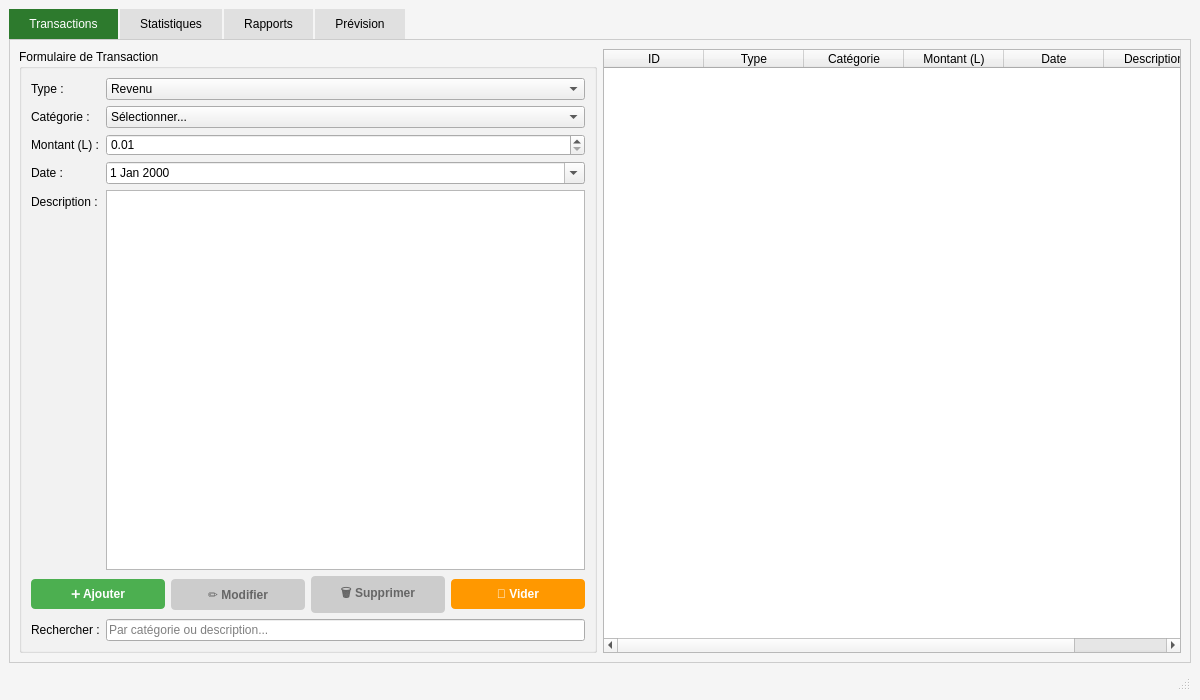
<?xml version="1.0" encoding="UTF-8"?>
<ui version="4.0">
 <class>MainWindow</class>
 <widget class="QMainWindow" name="MainWindow">
  <property name="geometry">
   <rect>
    <x>0</x>
    <y>0</y>
    <width>1200</width>
    <height>700</height>
   </rect>
  </property>
  <property name="windowTitle">
   <string>Smart Oil Finance - Gestion Financière</string>
  </property>
  <property name="styleSheet">
   <string notr="true">QMainWindow { background-color: #f5f5f5; }
QTabWidget::pane { border: 1px solid #cccccc; }
QTabBar::tab { background-color: #e0e0e0; padding: 8px 20px; margin-right: 2px; }
QTabBar::tab:selected { background-color: #2d7a2d; color: white; }</string>
  </property>
  <widget class="QWidget" name="centralwidget">
   <layout class="QVBoxLayout" name="verticalLayout">
    <item>
     <widget class="QTabWidget" name="tabWidget">
      <property name="currentIndex">
       <number>0</number>
      </property>
      <!-- ONGLET 1: TRANSACTIONS -->
      <widget class="QWidget" name="tab_transactions">
       <attribute name="title">
        <string>Transactions</string>
       </attribute>
       <layout class="QHBoxLayout" name="horizontalLayout">
        <!-- Panneau de formulaire (gauche) -->
        <item>
         <widget class="QGroupBox" name="groupBox_form">
          <property name="title">
           <string>Formulaire de Transaction</string>
          </property>
          <property name="maximumWidth">
           <number>350</number>
          </property>
          <layout class="QFormLayout" name="formLayout">
           <!-- Type -->
           <item row="0" column="0">
            <widget class="QLabel" name="label_type">
             <property name="text">
              <string>Type :</string>
             </property>
            </widget>
           </item>
           <item row="0" column="1">
            <widget class="QComboBox" name="comboBox_type">
             <item>
              <property name="text">
               <string>Revenu</string>
              </property>
             </item>
             <item>
              <property name="text">
               <string>Dépense</string>
              </property>
             </item>
            </widget>
           </item>
           
           <!-- Catégorie -->
           <item row="1" column="0">
            <widget class="QLabel" name="label_categorie">
             <property name="text">
              <string>Catégorie :</string>
             </property>
            </widget>
           </item>
           <item row="1" column="1">
            <widget class="QComboBox" name="comboBox_categorie">
             <item>
              <property name="text">
               <string>Sélectionner...</string>
              </property>
             </item>
            </widget>
           </item>
           
           <!-- Montant -->
           <item row="2" column="0">
            <widget class="QLabel" name="label_montant">
             <property name="text">
              <string>Montant (L) :</string>
             </property>
            </widget>
           </item>
           <item row="2" column="1">
            <widget class="QDoubleSpinBox" name="spinBox_montant">
             <property name="minimum">
              <double>0.010000000000000</double>
             </property>
             <property name="maximum">
              <double>100000.000000000000000</double>
             </property>
             <property name="singleStep">
              <double>0.100000000000000</double>
             </property>
            </widget>
           </item>
           
           <!-- Date -->
           <item row="3" column="0">
            <widget class="QLabel" name="label_date">
             <property name="text">
              <string>Date :</string>
             </property>
            </widget>
           </item>
           <item row="3" column="1">
            <widget class="QDateEdit" name="dateEdit">
             <property name="calendarPopup">
              <bool>true</bool>
             </property>
            </widget>
           </item>
           
           <!-- Description -->
           <item row="4" column="0">
            <widget class="QLabel" name="label_description">
             <property name="text">
              <string>Description :</string>
             </property>
            </widget>
           </item>
           <item row="4" column="1">
            <widget class="QTextEdit" name="textEdit_description">
             <property name="maximumHeight">
              <number>100</number>
             </property>
            </widget>
           </item>
           
           <!-- Boutons CRUD -->
           <item row="5" column="0" colspan="2">
            <layout class="QHBoxLayout" name="horizontalLayout_buttons">
             <item>
              <widget class="QPushButton" name="btn_add">
               <property name="text">
                <string>➕ Ajouter</string>
               </property>
               <property name="styleSheet">
                <string>QPushButton { background-color: #4CAF50; color: white; padding: 8px; border-radius: 4px; font-weight: bold; }
QPushButton:hover { background-color: #45a049; }</string>
               </property>
              </widget>
             </item>
             <item>
              <widget class="QPushButton" name="btn_modify">
               <property name="text">
                <string>✏️ Modifier</string>
               </property>
               <property name="enabled">
                <bool>false</bool>
               </property>
               <property name="styleSheet">
                <string>QPushButton { background-color: #2196F3; color: white; padding: 8px; border-radius: 4px; font-weight: bold; }
QPushButton:hover { background-color: #0b7dda; }
QPushButton:disabled { background-color: #cccccc; color: #666666; }</string>
               </property>
              </widget>
             </item>
             <item>
              <widget class="QPushButton" name="btn_delete">
               <property name="text">
                <string>🗑️ Supprimer</string>
               </property>
               <property name="enabled">
                <bool>false</bool>
               </property>
               <property name="styleSheet">
                <string>QPushButton { background-color: #f44336; color: white; padding: 8px; border-radius: 4px; font-weight: bold; }
QPushButton:hover { background-color: #da190b; }
QPushButton:disabled { background-color: #cccccc; color: #666666; }</string>
               </property>
              </widget>
             </item>
             <item>
              <widget class="QPushButton" name="btn_clear">
               <property name="text">
                <string>🔄 Vider</string>
               </property>
               <property name="styleSheet">
                <string>QPushButton { background-color: #FF9800; color: white; padding: 8px; border-radius: 4px; font-weight: bold; }
QPushButton:hover { background-color: #e68900; }</string>
               </property>
              </widget>
             </item>
            </layout>
           </item>
           
           <!-- Recherche -->
           <item row="6" column="0">
            <widget class="QLabel" name="label_search">
             <property name="text">
              <string>Rechercher :</string>
             </property>
            </widget>
           </item>
           <item row="6" column="1">
            <widget class="QLineEdit" name="lineEdit_search">
             <property name="placeholderText">
              <string>Par catégorie ou description...</string>
             </property>
            </widget>
           </item>
          </layout>
         </widget>
        </item>
        
        <!-- Table des transactions (droite) -->
        <item>
         <widget class="QTableWidget" name="tableWidget_transactions">
          <property name="columnCount">
           <number>6</number>
          </property>
          <property name="rowCount">
           <number>0</number>
          </property>
          <attribute name="horizontalHeaderStretchLastSection">
           <bool>true</bool>
          </attribute>
          <column>
           <property name="text">
            <string>ID</string>
           </property>
          </column>
          <column>
           <property name="text">
            <string>Type</string>
           </property>
          </column>
          <column>
           <property name="text">
            <string>Catégorie</string>
           </property>
          </column>
          <column>
           <property name="text">
            <string>Montant (L)</string>
           </property>
          </column>
          <column>
           <property name="text">
            <string>Date</string>
           </property>
          </column>
          <column>
           <property name="text">
            <string>Description</string>
           </property>
          </column>
         </widget>
        </item>
       </layout>
      </widget>
      
      <!-- ONGLET 2: STATISTIQUES -->
      <widget class="QWidget" name="tab_statistics">
       <attribute name="title">
        <string>Statistiques</string>
       </attribute>
       <layout class="QVBoxLayout" name="verticalLayout_statistics">
        <!-- Résumés statistiques -->
        <item>
         <layout class="QHBoxLayout" name="horizontalLayout_stats">
          <item>
           <widget class="QGroupBox" name="groupBox_revenue">
            <property name="title">
             <string>Total Revenus</string>
            </property>
            <layout class="QVBoxLayout">
             <item>
              <widget class="QLabel" name="label_totalRevenue">
               <property name="text">
                <string>0.00 L</string>
               </property>
               <property name="alignment">
                <set>Qt::AlignCenter</set>
               </property>
               <property name="styleSheet">
                <string>QLabel { font-size: 24px; font-weight: bold; color: #4CAF50; }</string>
               </property>
              </widget>
             </item>
            </layout>
           </widget>
          </item>
          
          <item>
           <widget class="QGroupBox" name="groupBox_expense">
            <property name="title">
             <string>Total Dépenses</string>
            </property>
            <layout class="QVBoxLayout">
             <item>
              <widget class="QLabel" name="label_totalExpense">
               <property name="text">
                <string>0.00 L</string>
               </property>
               <property name="alignment">
                <set>Qt::AlignCenter</set>
               </property>
               <property name="styleSheet">
                <string>QLabel { font-size: 24px; font-weight: bold; color: #f44336; }</string>
               </property>
              </widget>
             </item>
            </layout>
           </widget>
          </item>
          
          <item>
           <widget class="QGroupBox" name="groupBox_profit">
            <property name="title">
             <string>Profit Net</string>
            </property>
            <layout class="QVBoxLayout">
             <item>
              <widget class="QLabel" name="label_profit">
               <property name="text">
                <string>0.00 L</string>
               </property>
               <property name="alignment">
                <set>Qt::AlignCenter</set>
               </property>
               <property name="styleSheet">
                <string>QLabel { font-size: 24px; font-weight: bold; color: #2196F3; }</string>
               </property>
              </widget>
             </item>
            </layout>
           </widget>
          </item>
         </layout>
        </item>
        
        <!-- Graphique -->
        <item>
         <widget class="QWidget" name="widget_chart" native="true">
          <property name="minimumHeight">
           <number>400</number>
          </property>
         </widget>
        </item>
       </layout>
      </widget>
      
      <!-- ONGLET 3: RAPPORTS -->
      <widget class="QWidget" name="tab_reports">
       <attribute name="title">
        <string>Rapports</string>
       </attribute>
       <layout class="QVBoxLayout" name="verticalLayout_reports">
        <!-- Boutons d'export -->
        <item>
         <layout class="QHBoxLayout" name="horizontalLayout_export">
          <item>
           <widget class="QPushButton" name="btn_exportPDF">
            <property name="text">
             <string>📄 Exporter PDF</string>
            </property>
            <property name="styleSheet">
             <string>QPushButton { background-color: #f44336; color: white; padding: 10px 20px; border-radius: 4px; font-weight: bold; }
QPushButton:hover { background-color: #da190b; }</string>
            </property>
           </widget>
          </item>
          <item>
           <widget class="QPushButton" name="btn_exportExcel">
            <property name="text">
             <string>📊 Exporter Excel</string>
            </property>
            <property name="styleSheet">
             <string>QPushButton { background-color: #4CAF50; color: white; padding: 10px 20px; border-radius: 4px; font-weight: bold; }
QPushButton:hover { background-color: #45a049; }</string>
            </property>
           </widget>
          </item>
          <item>
           <widget class="QPushButton" name="btn_exportCSV">
            <property name="text">
             <string>📋 Exporter CSV</string>
            </property>
            <property name="styleSheet">
             <string>QPushButton { background-color: #2196F3; color: white; padding: 10px 20px; border-radius: 4px; font-weight: bold; }
QPushButton:hover { background-color: #0b7dda; }</string>
            </property>
           </widget>
          </item>
          <item>
           <widget class="QPushButton" name="btn_exportTXT">
            <property name="text">
             <string>📝 Exporter TXT</string>
            </property>
            <property name="styleSheet">
             <string>QPushButton { background-color: #FF9800; color: white; padding: 10px 20px; border-radius: 4px; font-weight: bold; }
QPushButton:hover { background-color: #e68900; }</string>
            </property>
           </widget>
          </item>
          <item>
           <spacer name="horizontalSpacer">
            <property name="orientation">
             <enum>Qt::Horizontal</enum>
            </property>
            <property name="sizeHint" stdset="0">
             <size>
              <width>40</width>
              <height>20</height>
             </size>
            </property>
           </spacer>
          </item>
         </layout>
        </item>
        
        <!-- Aperçu du rapport -->
        <item>
         <widget class="QTextEdit" name="textEdit_report">
          <property name="readOnly">
           <bool>true</bool>
          </property>
         </widget>
        </item>
       </layout>
      </widget>
      
      <!-- ONGLET 4: PRÉVISION -->
      <widget class="QWidget" name="tab_forecast">
       <attribute name="title">
        <string>Prévision</string>
       </attribute>
       <layout class="QVBoxLayout" name="verticalLayout_forecast">
        <!-- Simulation budgétaire -->
        <item>
         <widget class="QGroupBox" name="groupBox_simulation">
          <property name="title">
           <string>Simulation Budgétaire</string>
          </property>
          <layout class="QFormLayout" name="formLayout_simulation">
           <!-- Augmentation revenus -->
           <item row="0" column="0">
            <widget class="QLabel" name="label_revenuIncrease">
             <property name="text">
              <string>Augmentation Revenus (%) :</string>
             </property>
            </widget>
           </item>
           <item row="0" column="1">
            <widget class="QDoubleSpinBox" name="spinBox_revenueIncrease">
             <property name="minimum">
              <double>-100.000000000000000</double>
             </property>
             <property name="maximum">
              <double>500.000000000000000</double>
             </property>
             <property name="value">
              <double>10.000000000000000</double>
             </property>
            </widget>
           </item>
           
           <!-- Augmentation dépenses -->
           <item row="1" column="0">
            <widget class="QLabel" name="label_expenseIncrease">
             <property name="text">
              <string>Augmentation Dépenses (%) :</string>
             </property>
            </widget>
           </item>
           <item row="1" column="1">
            <widget class="QDoubleSpinBox" name="spinBox_expenseIncrease">
             <property name="minimum">
              <double>-100.000000000000000</double>
             </property>
             <property name="maximum">
              <double>500.000000000000000</double>
             </property>
             <property name="value">
              <double>5.000000000000000</double>
             </property>
            </widget>
           </item>
           
           <!-- Bouton Calculer -->
           <item row="2" column="0" colspan="2">
            <widget class="QPushButton" name="btn_calculateForecast">
             <property name="text">
              <string>🔮 Calculer Prévision</string>
             </property>
             <property name="styleSheet">
              <string>QPushButton { background-color: #2d7a2d; color: white; padding: 12px; border-radius: 4px; font-weight: bold; font-size: 14px; }
QPushButton:hover { background-color: #1f5a1f; }</string>
             </property>
            </widget>
           </item>
          </layout>
         </widget>
        </item>
        
        <!-- Résultats des prévisions -->
        <item>
         <widget class="QGroupBox" name="groupBox_results">
          <property name="title">
           <string>Résultats des Prévisions</string>
          </property>
          <layout class="QVBoxLayout" name="verticalLayout_results">
           <!-- Prévision du mois prochain -->
           <item>
            <widget class="QGroupBox" name="groupBox_nextMonth">
             <property name="title">
              <string>📅 Prévisions Mois Prochain</string>
             </property>
             <layout class="QFormLayout">
              <item row="0" column="0">
               <widget class="QLabel" name="label_forecastRevenue_label">
                <property name="text">
                 <string>Revenu Prévu :</string>
                </property>
               </widget>
              </item>
              <item row="0" column="1">
               <widget class="QLabel" name="label_forecastRevenue">
                <property name="text">
                 <string>0.00 L</string>
                </property>
                <property name="styleSheet">
                 <string>QLabel { font-size: 16px; font-weight: bold; color: #4CAF50; }</string>
                </property>
               </widget>
              </item>
              
              <item row="1" column="0">
               <widget class="QLabel" name="label_forecastExpense_label">
                <property name="text">
                 <string>Dépense Prévue :</string>
                </property>
               </widget>
              </item>
              <item row="1" column="1">
               <widget class="QLabel" name="label_forecastExpense">
                <property name="text">
                 <string>0.00 L</string>
                </property>
                <property name="styleSheet">
                 <string>QLabel { font-size: 16px; font-weight: bold; color: #f44336; }</string>
                </property>
               </widget>
              </item>
              
              <item row="2" column="0">
               <widget class="QLabel" name="label_forecastCashFlow_label">
                <property name="text">
                 <string>Cash-Flow Prévu :</string>
                </property>
               </widget>
              </item>
              <item row="2" column="1">
               <widget class="QLabel" name="label_forecastCashFlow">
                <property name="text">
                 <string>0.00 L</string>
                </property>
                <property name="styleSheet">
                 <string>QLabel { font-size: 16px; font-weight: bold; color: #2196F3; }</string>
                </property>
               </widget>
              </item>
             </layout>
            </widget>
           </item>
           
           <!-- Simulation budgétaire -->
           <item>
            <widget class="QGroupBox" name="groupBox_simulationResult">
             <property name="title">
              <string>💡 Résultat de la Simulation</string>
             </property>
             <layout class="QVBoxLayout">
              <item>
               <widget class="QLabel" name="label_simulationResult">
                <property name="text">
                 <string>Profit Simulé : 0.00 L</string>
                </property>
                <property name="alignment">
                 <set>Qt::AlignCenter</set>
                </property>
                <property name="styleSheet">
                 <string>QLabel { font-size: 18px; font-weight: bold; color: #2d7a2d; padding: 20px; background-color: #f0f0f0; border-radius: 4px; }</string>
                </property>
               </widget>
              </item>
             </layout>
            </widget>
           </item>
          </layout>
         </widget>
        </item>
       </layout>
      </widget>
     </widget>
    </item>
    
    <!-- Barre de statut -->
    <item>
     <widget class="QStatusBar" name="statusbar"/>
    </item>
   </layout>
  </widget>
 </widget>
 <resources/>
 <connections/>
</ui>
